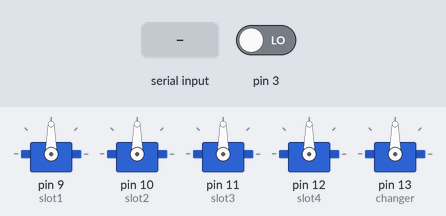
Recording of a sketch running on a simulated Arduino Uno, built with avr-gcc and run on an emulated ATmega328P. Parts: 5 × servo. Inputs (shaded band) come from the test bench; at power-on: pin 3 LOW.

Above: at 1.2 s.
1.3 s: "1" received over Serial
At 1.7 s:
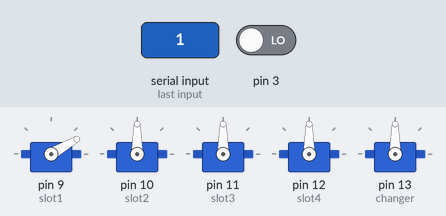
3.8 s: byte 115 ('s') received over Serial
At 4.6 s:
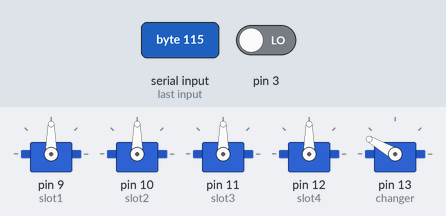
6.3 s: "2" received over Serial
At 6.7 s:
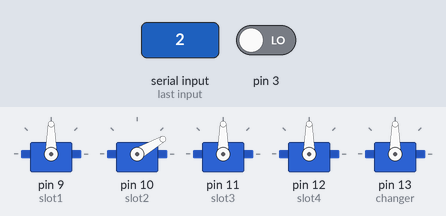
8.8 s: "3" received over Serial
At 9.6 s:
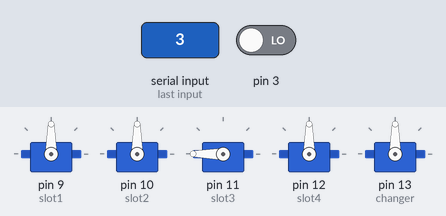
11.3 s: "4" received over Serial
At 11.7 s:
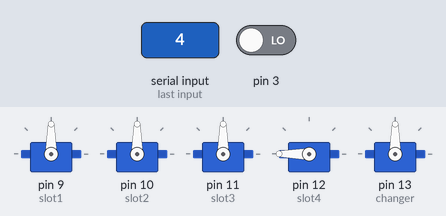
13.8 s: "a" received over Serial
At 14.6 s:
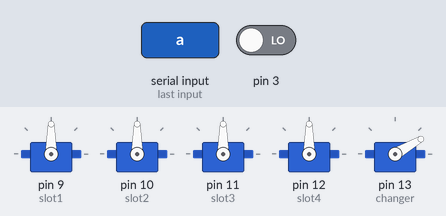
Timing chart, 0 to 16.8 s (numbered marks = the images above; inputs shaded):
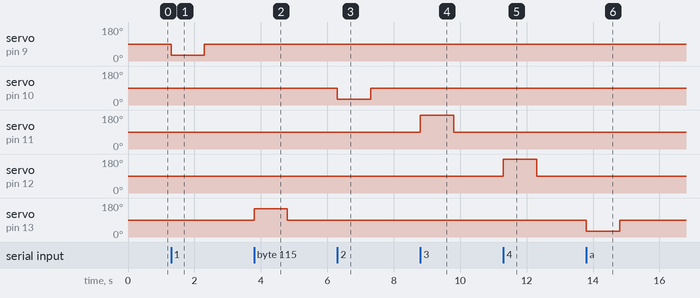

Measured:
- after the input at 1.3 s, servo on pin 9 (slot1): 90° → 30° at once, → 90° 1.0 s later
- after the input at 3.8 s, servo on pin 13 (changer): 90° → 150° at once, → 90° 1.0 s later
- after the input at 6.3 s, servo on pin 10 (slot2): 90° → 30° at once, → 90° 1.0 s later
- after the input at 8.8 s, servo on pin 11 (slot3): 90° → 180° at once, → 90° 1.0 s later
- after the input at 11.3 s, servo on pin 12 (slot4): 90° → 180° at once, → 90° 1.0 s later
- after the input at 13.8 s, servo on pin 13 (changer): 90° → 30° at once, → 90° 1.0 s later

The sketch:

vendo.ino
```cpp
/*
 * Project: Vendo Firmware
 * Version: 1.0
 * Author: LeoNeil Reed
 *
 * Command Reference
 * q - return credit
 * w - add credit
 * e - remove credit
 * r - reset credit
 * 1 - slot 1
 * 2 - slot 2
 * 3 - slot 3
 * 4 - slot 4
 * a - 1 peso
 * s - 2 peso
 * d - refund/change
 * f - print
 * z - sms
 */

#include <Servo.h>
#include <SoftwareSerial.h>

/*
 * Variables
 */
volatile int credit = 0;
Servo slot1;
Servo slot2;
Servo slot3;
Servo slot4;
Servo changer;
SoftwareSerial printer(6,7);
SoftwareSerial SIM900A(4,5);

/*
 * Setup Function
 */
void setup() {
  Serial.begin(9600);
  attachInterrupt(digitalPinToInterrupt(3), credit_inc, RISING);  //coin -> pin3
  slot1.attach(9);                                                //slot1 -> pin9
  slot2.attach(10);                                               //slot2 -> pin10
  slot3.attach(11);                                               //slot3 -> pin11
  slot4.attach(12);                                               //slot4 -> pin12
  changer.attach(13);
  printer.begin(9600);
  SIM900A.begin(9600);
}

/*
 * Main Loop
 */
void loop() {
  if(Serial.available()){
    char cmd = Serial.read();
    if(cmd == 'q'){
      credit_ret();
    }else if(cmd == 'w'){
      credit_inc();
    }else if(cmd == 'e'){
      credit_dec();
    }else if(cmd == 'r'){
      credit_res();
    }else if(cmd == '1' || cmd == '2' || cmd == '3' || cmd == '4'){
      dispense(cmd);
      //refund_change();
      /*if(cmd == '1'){
        printer.println("**Official Receipt**");
        printer.println("");
        printer.println("Biogesic      P6.00");
        printer.println("___________________");
        printer.println("OTC Vending Machine");
      }else if(cmd == '2'){
        printer.println("**Official Receipt**");
        printer.println("");
        printer.println("Biogesic      P7.00");
        printer.println("___________________");
        printer.println("OTC Vending Machine");
      }*/
    }else if(cmd == 'f') {
      String line = Serial.readString();
      printer.println(line);
    }else if(cmd == 'a'){
      onepeso();
    }else if(cmd == 's'){
      fivepeso();
    }else if(cmd == 'd'){
      refund_change();
    }else if(cmd == 'z'){
      String line = Serial.readString();
      SendMessage(line);
    }
  }
}

/*
 * SMS
 */

void SendMessage(String line)
{
  SIM900A.println("AT+CMGF=1");
  delay(1000);
  SIM900A.println("AT+CMGS=\"+639208577497\"\r");
  delay(1000);
  SIM900A.println(line);
  delay(100);
  SIM900A.println((char)26);
  delay(1000);
}

/*
 * Credit Functions
 */
int credit_ret(){
  Serial.print(credit);
  Serial.print("\r");
}

void credit_inc(){
  credit++;
}

void credit_dec(){
  credit--;
}

void credit_res(){
  credit=0;
}

/*
* Dispense Item
*/
void dispense(char slot){
  if(slot == '1'){
    slot1.write(30);
    delay(1000);
    slot1.write(90);
    delay(1000);
  }else if(slot == '2'){
    slot2.write(30);
    delay(1000);
    slot2.write(90);
  }else if(slot == '3'){
    slot3.write(180);
    delay(1000);
    slot3.write(90);
  }else if(slot == '4'){
    slot4.write(180);
    delay(1000);
    slot4.write(90);
  }
}

/*
* Dispense Coin
*/
void onepeso(){
  changer.write(30);
  delay(1000);
  changer.write(90);
  delay(1000);
}

void fivepeso(){
  changer.write(150);
  delay(1000);
  changer.write(90);
  delay(1000);
}

void refund_change(){
  while(credit != 0){
    if(credit >= 5){
      fivepeso();
      credit = credit - 5;
    }else{
      onepeso();
      credit--;
    }
  }
}
```
